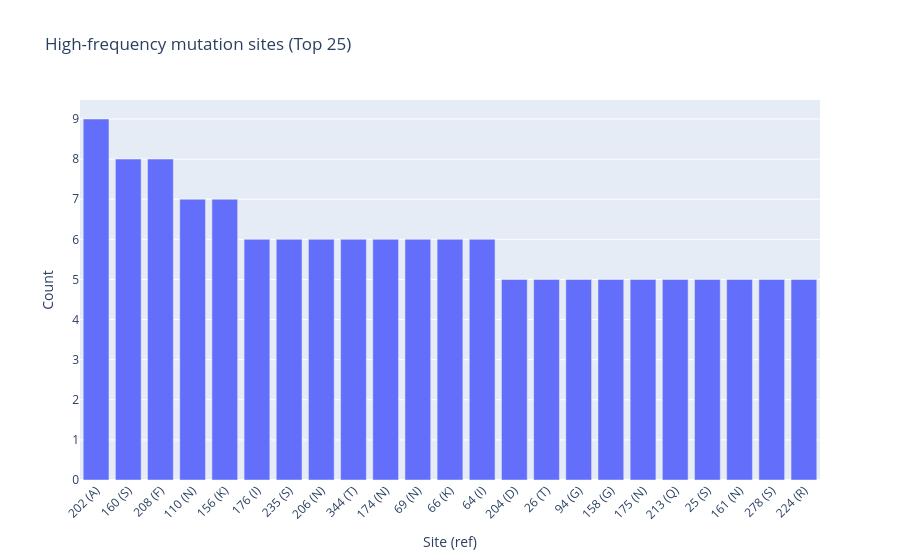
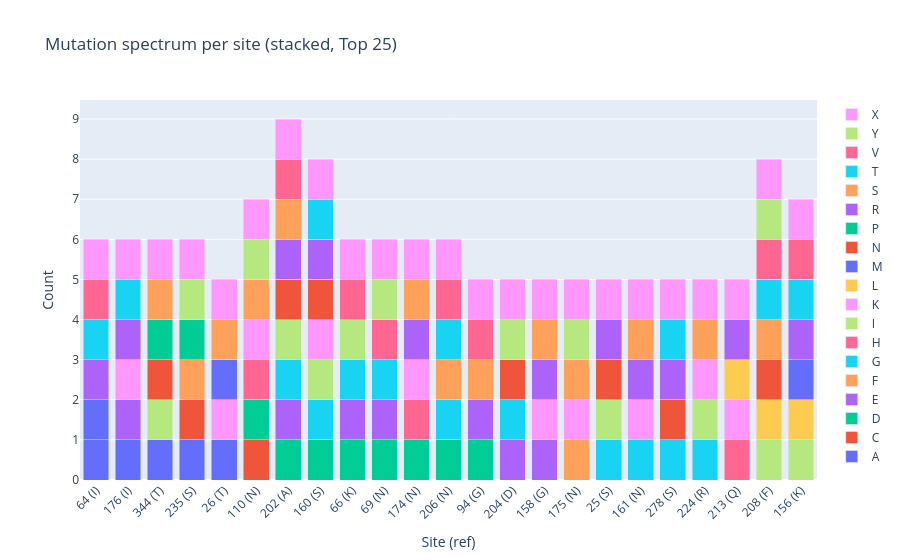
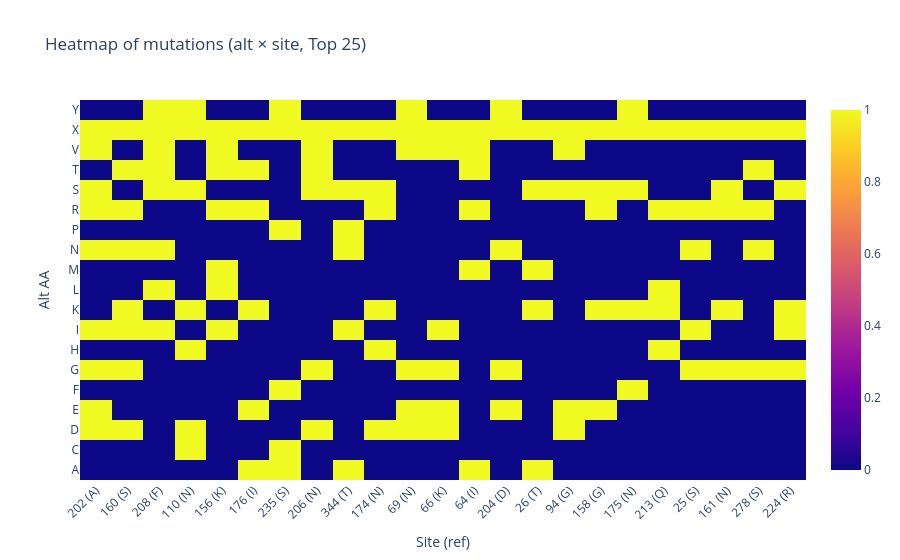

The notebook cell these images were saved under, in order:
### Code cell
import pandas as pd
import numpy as np
import plotly.express as px
import plotly.graph_objects as go

# rows_outliers: summarize_sites(...) 的返回值
top_k = 25
rows = rows_outliers[:top_k]

# -------------------------
# 1) 高频位点：频次柱状图
# -------------------------
df_site = pd.DataFrame({
    "pos": [r[1] for r in rows],
    "ref": [r[2] for r in rows],
    "n":   [r[0] for r in rows],
})
df_site["label"] = df_site["pos"].astype(str) + " (" + df_site["ref"] + ")"
df_site = df_site.sort_values("n", ascending=False)

fig1 = px.bar(
    df_site,
    x="label", y="n",
    hover_data={"pos": True, "ref": True, "n": True},
    title=f"High-frequency mutation sites (Top {top_k})",
)
fig1.update_layout(
    xaxis_title="Site (ref)",
    yaxis_title="Count",
    xaxis_tickangle=-45,
)
fig1.show()

# -------------------------
# 2) 每个位点：有哪些突变（堆叠柱状图）
# -------------------------
records = []
for total, pos, ref, alt_ct in rows:
    for alt, cnt in alt_ct.items():
        records.append({"pos": pos, "ref": ref, "alt": alt, "count": cnt})

df_alt = pd.DataFrame(records)
df_alt["label"] = df_alt["pos"].astype(str) + " (" + df_alt["ref"] + ")"

# 保持 x 轴顺序与 df_site 一致
order = df_site["label"].tolist()
df_alt["label"] = pd.Categorical(df_alt["label"], categories=order, ordered=True)

# 让 X（未知/终止）尽量排到最后（可按需改）
alts = sorted(df_alt["alt"].unique(), key=lambda a: (a == "X", a))

fig2 = go.Figure()
for a in alts:
    sub = df_alt[df_alt["alt"] == a]
    fig2.add_trace(go.Bar(x=sub["label"], y=sub["count"], name=a))

fig2.update_layout(
    barmode="stack",
    title=f"Mutation spectrum per site (stacked, Top {top_k})",
    xaxis_title="Site (ref)",
    yaxis_title="Count",
    xaxis_tickangle=-45,
)
fig2.show()

# -------------------------
# 3) 位点 × 突变氨基酸：热图（更适合看“有哪些突变”）
# -------------------------
pivot = df_alt.pivot_table(index="alt", columns="label", values="count", aggfunc="sum", fill_value=0)

fig3 = go.Figure(data=go.Heatmap(
    z=pivot.values,
    x=pivot.columns,
    y=pivot.index,
))
fig3.update_layout(
    title=f"Heatmap of mutations (alt × site, Top {top_k})",
    xaxis_title="Site (ref)",
    yaxis_title="Alt AA",
    xaxis_tickangle=-45,
)
fig3.show()

### Figure 1 — Plotly figure (JSON) as saved in the notebook; plotly's stock layout.template omitted (floating-point values rounded to 4 significant figures)
{"data": [{"customdata": [[202, "A"], [160, "S"], [208, "F"], [110, "N"], [156, "K"], [176, "I"], [235, "S"], [206, "N"], [344, "T"], [174, "N"], [69, "N"], [66, "K"], [64, "I"], [204, "D"], [26, "T"], [94, "G"], [158, "G"], [175, "N"], [213, "Q"], [25, "S"], [161, "N"], [278, "S"], [224, "R"]], "hovertemplate": "label=%{x}<br>n=%{y}<br>pos=%{customdata[0]}<br>ref=%{customdata[1]}<extra></extra>", "legendgroup": "", "marker": {"color": "#636efa", "pattern": {"shape": ""}}, "name": "", "orientation": "v", "showlegend": false, "textposition": "auto", "type": "bar", "x": ["202 (A)", "160 (S)", "208 (F)", "110 (N)", "156 (K)", "176 (I)", "235 (S)", "206 (N)", "344 (T)", "174 (N)", "69 (N)", "66 (K)", "64 (I)", "204 (D)", "26 (T)", "94 (G)", "158 (G)", "175 (N)", "213 (Q)", "25 (S)", "161 (N)", "278 (S)", "224 (R)"], "xaxis": "x", "y": [9, 8, 8, 7, 7, 6, 6, 6, 6, 6, 6, 6, 6, 5, 5, 5, 5, 5, 5, 5, 5, 5, 5], "yaxis": "y"}], "layout": {"barmode": "relative", "legend": {"tracegroupgap": 0}, "title": {"text": "High-frequency mutation sites (Top 25)"}, "xaxis": {"anchor": "y", "domain": [0, 1], "tickangle": -45, "title": {"text": "Site (ref)"}}, "yaxis": {"anchor": "x", "domain": [0, 1], "title": {"text": "Count"}}}}

### Figure 2 — Plotly figure (JSON) as saved in the notebook; plotly's stock layout.template omitted (floating-point values rounded to 4 significant figures)
{"data": [{"name": "A", "type": "bar", "x": ["64 (I)", "176 (I)", "344 (T)", "235 (S)", "26 (T)"], "y": [1, 1, 1, 1, 1]}, {"name": "C", "type": "bar", "x": ["110 (N)", "235 (S)"], "y": [1, 1]}, {"name": "D", "type": "bar", "x": ["202 (A)", "160 (S)", "110 (N)", "66 (K)", "69 (N)", "174 (N)", "206 (N)", "94 (G)"], "y": [1, 1, 1, 1, 1, 1, 1, 1]}, {"name": "E", "type": "bar", "x": ["202 (A)", "66 (K)", "69 (N)", "176 (I)", "204 (D)", "94 (G)", "158 (G)"], "y": [1, 1, 1, 1, 1, 1, 1]}, {"name": "F", "type": "bar", "x": ["235 (S)", "175 (N)"], "y": [1, 1]}, {"name": "G", "type": "bar", "x": ["202 (A)", "160 (S)", "66 (K)", "69 (N)", "206 (N)", "204 (D)", "25 (S)", "161 (N)", "278 (S)", "224 (R)"], "y": [1, 1, 1, 1, 1, 1, 1, 1, 1, 1]}, {"name": "H", "type": "bar", "x": ["110 (N)", "174 (N)", "213 (Q)"], "y": [1, 1, 1]}, {"name": "I", "type": "bar", "x": ["202 (A)", "208 (F)", "160 (S)", "156 (K)", "66 (K)", "344 (T)", "25 (S)", "224 (R)"], "y": [1, 1, 1, 1, 1, 1, 1, 1]}, {"name": "K", "type": "bar", "x": ["160 (S)", "110 (N)", "174 (N)", "176 (I)", "26 (T)", "158 (G)", "175 (N)", "213 (Q)", "161 (N)", "224 (R)"], "y": [1, 1, 1, 1, 1, 1, 1, 1, 1, 1]}, {"name": "L", "type": "bar", "x": ["208 (F)", "156 (K)", "213 (Q)"], "y": [1, 1, 1]}, {"name": "M", "type": "bar", "x": ["156 (K)", "64 (I)", "26 (T)"], "y": [1, 1, 1]}, {"name": "N", "type": "bar", "x": ["202 (A)", "208 (F)", "160 (S)", "344 (T)", "204 (D)", "25 (S)", "278 (S)"], "y": [1, 1, 1, 1, 1, 1, 1]}, {"name": "P", "type": "bar", "x": ["344 (T)", "235 (S)"], "y": [1, 1]}, {"name": "R", "type": "bar", "x": ["202 (A)", "160 (S)", "156 (K)", "64 (I)", "174 (N)", "176 (I)", "158 (G)", "213 (Q)", "25 (S)", "161 (N)", "278 (S)"], "y": [1, 1, 1, 1, 1, 1, 1, 1, 1, 1, 1]}, {"name": "S", "type": "bar", "x": ["202 (A)", "208 (F)", "110 (N)", "174 (N)", "206 (N)", "344 (T)", "26 (T)", "94 (G)", "158 (G)", "175 (N)", "161 (N)", "224 (R)"], "y": [1, 1, 1, 1, 1, 1, 1, 1, 1, 1, 1, 1]}, {"name": "T", "type": "bar", "x": ["208 (F)", "160 (S)", "156 (K)", "64 (I)", "176 (I)", "206 (N)", "278 (S)"], "y": [1, 1, 1, 1, 1, 1, 1]}, {"name": "V", "type": "bar", "x": ["202 (A)", "208 (F)", "156 (K)", "64 (I)", "66 (K)", "69 (N)", "206 (N)", "94 (G)"], "y": [1, 1, 1, 1, 1, 1, 1, 1]}, {"name": "Y", "type": "bar", "x": ["208 (F)", "110 (N)", "69 (N)", "235 (S)", "204 (D)", "175 (N)"], "y": [1, 1, 1, 1, 1, 1]}, {"name": "X", "type": "bar", "x": ["202 (A)", "208 (F)", "160 (S)", "110 (N)", "156 (K)", "64 (I)", "66 (K)", "69 (N)", "174 (N)", "176 (I)", "206 (N)", "344 (T)", "235 (S)", "204 (D)", "26 (T)", "94 (G)", "158 (G)", "175 (N)", "213 (Q)", "25 (S)", "161 (N)", "278 (S)", "224 (R)"], "y": [1, 1, 1, 1, 1, 1, 1, 1, 1, 1, 1, 1, 1, 1, 1, 1, 1, 1, 1, 1, 1, 1, 1]}], "layout": {"barmode": "stack", "title": {"text": "Mutation spectrum per site (stacked, Top 25)"}, "xaxis": {"tickangle": -45, "title": {"text": "Site (ref)"}}, "yaxis": {"title": {"text": "Count"}}}}

### Figure 3 — Plotly figure (JSON) as saved in the notebook; plotly's stock layout.template omitted (floating-point values rounded to 4 significant figures; data arrays with more than 128 entries replaced by an {"elided": "..."} marker saying what was removed)
{"data": [{"type": "heatmap", "x": ["202 (A)", "160 (S)", "208 (F)", "110 (N)", "156 (K)", "176 (I)", "235 (S)", "206 (N)", "344 (T)", "174 (N)", "69 (N)", "66 (K)", "64 (I)", "204 (D)", "26 (T)", "94 (G)", "158 (G)", "175 (N)", "213 (Q)", "25 (S)", "161 (N)", "278 (S)", "224 (R)"], "y": ["A", "C", "D", "E", "F", "G", "H", "I", "K", "L", "M", "N", "P", "R", "S", "T", "V", "X", "Y"], "z": {"elided": "19x23 int values"}}], "layout": {"title": {"text": "Heatmap of mutations (alt × site, Top 25)"}, "xaxis": {"tickangle": -45, "title": {"text": "Site (ref)"}}, "yaxis": {"title": {"text": "Alt AA"}}}}
